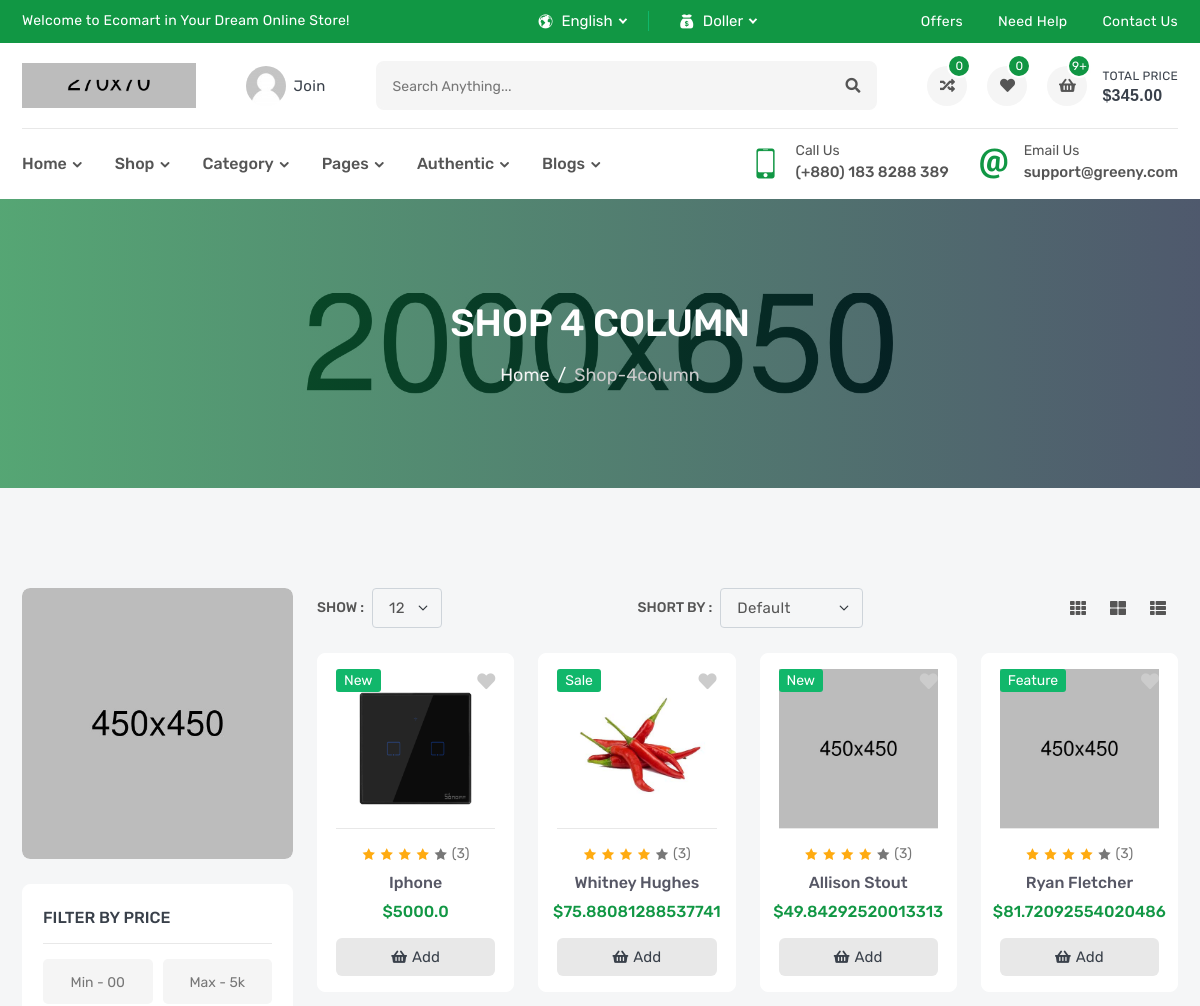
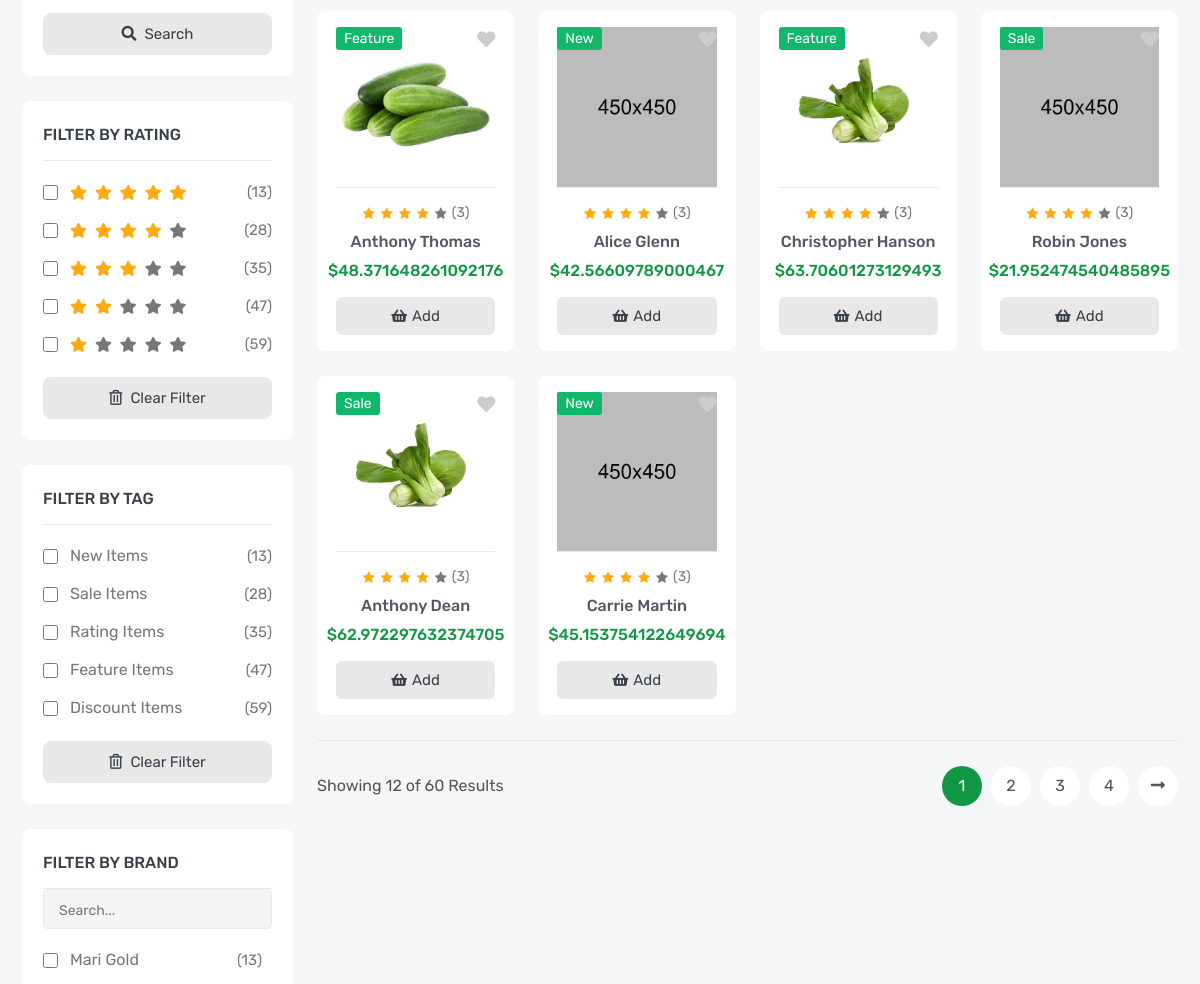
Before: /products/ (upper part) with the older database file (2 pictures, top to bottom).
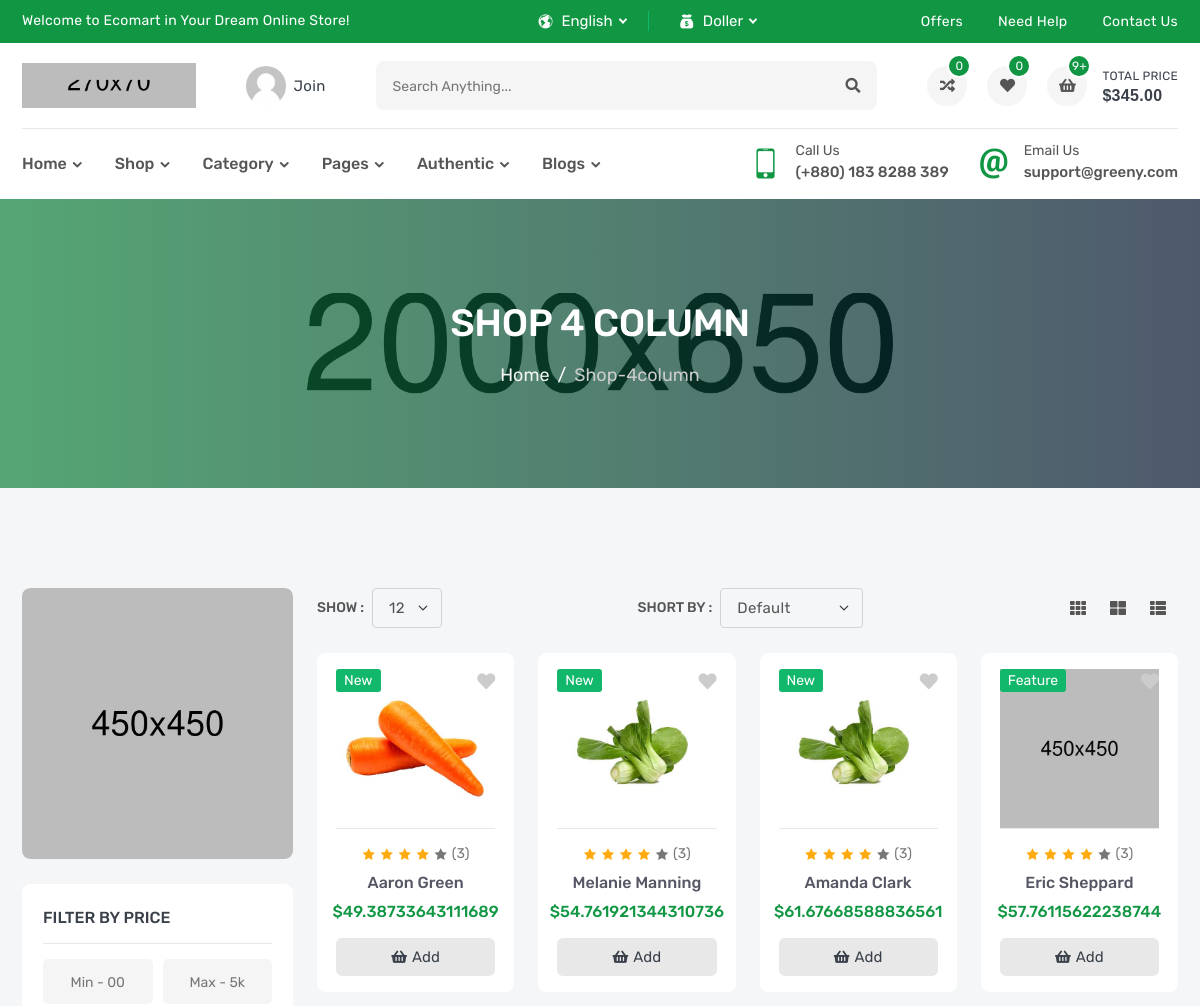
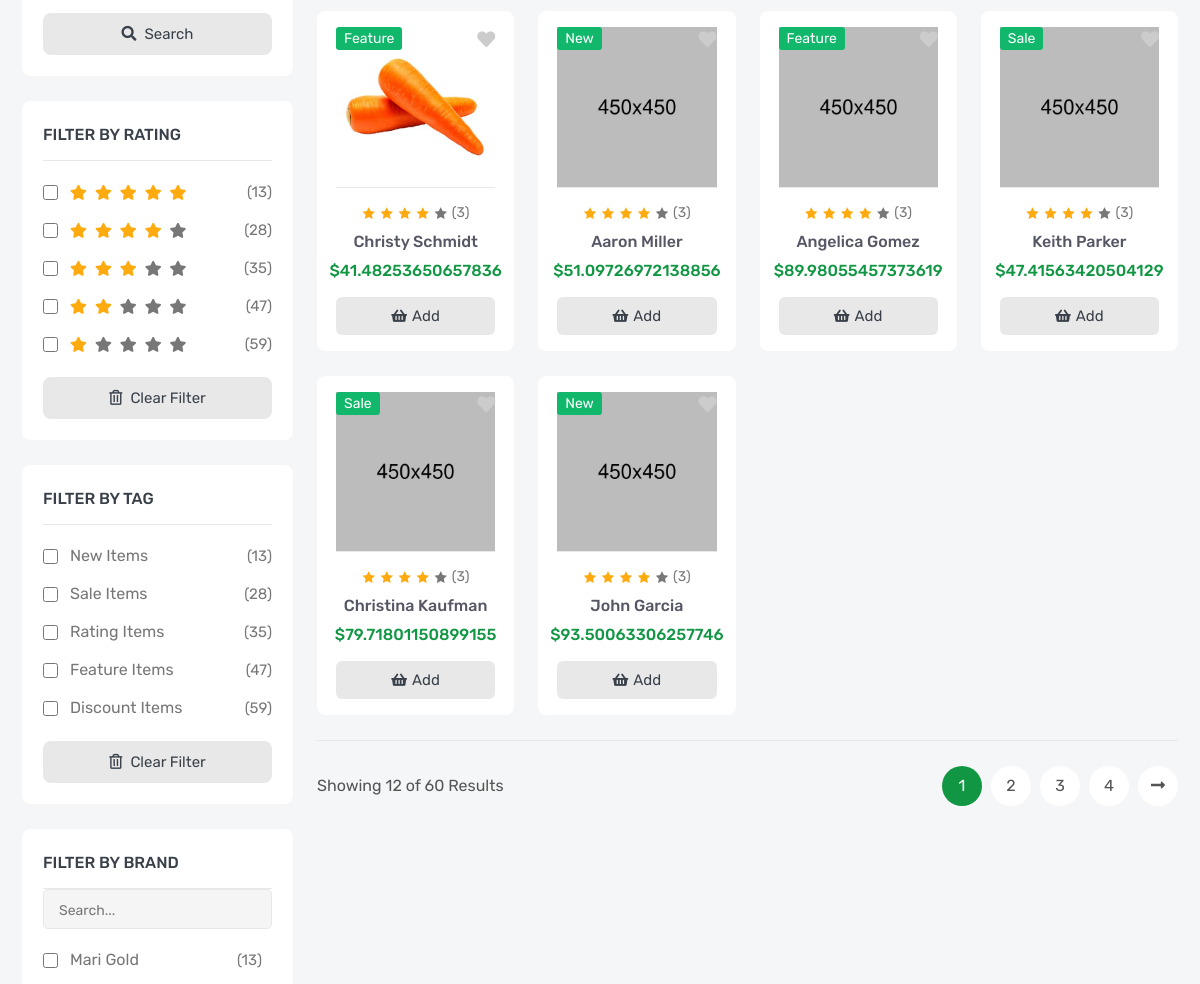
After: the same page with the newer database file (2 pictures, top to bottom).
### products/models.py (models this page shows, shortened)
class Product(models.Model):
    name = models.CharField(_('name'),max_length=120)
    flag = models.CharField(_('flag'),max_length=10,choices=FLAGS_TYPES)
    price =models.FloatField(_('price'))
    image = models.ImageField(_('image'),upload_to='product')
    sku = models.IntegerField(_('sku'))
    subtitle = models.TextField(_('subtitle'),max_length=500)
    description = models.TextField(_('description'),max_length=50000)
    brand = models.ForeignKey('Brand',verbose_name=_('brand'),related_name='product_brand',on_delete=models.SET_NULL,null=True)
    tags = TaggableManager()
    slug = models.SlugField(blank=True,null=True,unique=True)

### products/views.py (the view)
# urls.py: path('', ProductList.as_view()),
class ProductList(ListView):
    model = Product
    paginate_by = 10

### products/templates/products/product_list.html (shortened to what the changed rows need)
{% extends "base.html" %}
{% block body %}
        <section class="inner-section single-banner" style="background: url(images/single-banner.jpg) no-repeat center;">
            <div class="container">
                <h2>Shop 4 Column</h2>
            </div>
        </section>
        <section class="inner-section shop-part">
            <div class="container">
                <div class="row content-reverse">
                    <div class="col-lg-9">
                        <div class="row row-cols-2 row-cols-md-3 row-cols-lg-3 row-cols-xl-4">
                           {% for object in object_list%}
                                <div class="col">
                                    <div class="product-card">
                                        <div class="product-media">
                                            <div class="product-label">
                                                <label class="label-text new">{{object.flag}}</label>
                                            </div>
                                            <button class="product-wish wish">
                                                <i class="fas fa-heart"></i>
                                            </button>
                                            <a class="product-image" href="/products/{{object.slug}}">
                                                <img src={{object.image.url}} alt="product">
                                            </a>
                                        </div>
                                        <div class="product-content">
                                            <div class="product-rating">
                                                <i class="active icofont-star"></i>
                                                <i class="active icofont-star"></i>
                                                <i class="active icofont-star"></i>
                                                <i class="active icofont-star"></i>
                                                <i class="icofont-star"></i>
                                                <a href="product-video.html">(3)</a>
                                            </div>
                                            <h6 class="product-name">
                                                <a href="/products/{{object.slug}}">{{object.name}}</a>
                                            </h6>
                                            <h6 class="product-price">
                                                <span>${{object.price}}</span>
                                            </h6>
                                            <button class="product-add" title="Add to Cart">
                                                <i class="fas fa-shopping-basket"></i>
                                                <span>add</span>
                                            </button>
                                        </div>
                                    </div>
                                </div>
                            {% endfor %}
                        </div>
                        {% if is_paginated %}
                                <div class="row">
                                    <div class="col-lg-12">
                                        <div class="bottom-paginate">
                                            <ul class="pagination">
                                                {% for i in paginator.page_range %}
                                                {% if page_obj.number == i %}
                                                    <li class="page-item"><a class="page-link active" href="#">{{i}}</a></li>
                                                {% elif i > page_obj.number|add:'-4' and i < page_obj.number|add:'4' %}
                                                    <li class="page-item"><a class="page-link" href="?page={{i}}">{{i}}</a></li>
                                                {% endif %}
                                                {% endfor %}
                                            </ul>
                                        </div>
                                    </div>
                                </div>
                        {% endif %}
                    </div>
                </div>
            </div>
        </section>
        {% endblock body %}

Changed rows visible on the page:
removed Product: flag "New", image (picture), name "Iphone", price "5000.0"
removed Product: flag "Sale", image (picture), name "Whitney Hughes", price "75.88081288537741"
removed Product: flag "New", image (picture), name "Allison Stout", price "49.84292520013313"
removed Product: flag "Feature", image (picture), name "Ryan Fletcher", price "81.72092554020486"
removed Product: flag "Feature", image (picture), name "Anthony Thomas", price "48.371648261092176"
removed Product: flag "New", image (picture), name "Alice Glenn", price "42.56609789000467"
removed Product: flag "Feature", image (picture), name "Christopher Hanson", price "63.70601273129493"
removed Product: flag "Sale", image (picture), name "Robin Jones", price "21.952474540485895"
removed Product: flag "Sale", image (picture), name "Anthony Dean", price "62.972297632374705"
removed Product: flag "New", image (picture), name "Carrie Martin", price "45.153754122649694"
added Product: flag "New", image (picture), name "Aaron Green", price "49.38733643111689"
added Product: flag "New", image (picture), name "Melanie Manning", price "54.761921344310736"
added Product: flag "New", image (picture), name "Amanda Clark", price "61.67668588836561"
added Product: flag "Feature", image (picture), name "Eric Sheppard", price "57.76115622238744"
added Product: flag "Feature", image (picture), name "Christy Schmidt", price "41.48253650657836"
added Product: flag "New", image (picture), name "Aaron Miller", price "51.09726972138856"
added Product: flag "Feature", image (picture), name "Angelica Gomez", price "89.98055457373619"
added Product: flag "Sale", image (picture), name "Keith Parker", price "47.41563420504129"
added Product: flag "Sale", image (picture), name "Christina Kaufman", price "79.71801150899155"
added Product: flag "New", image (picture), name "John Garcia", price "93.50063306257746"
